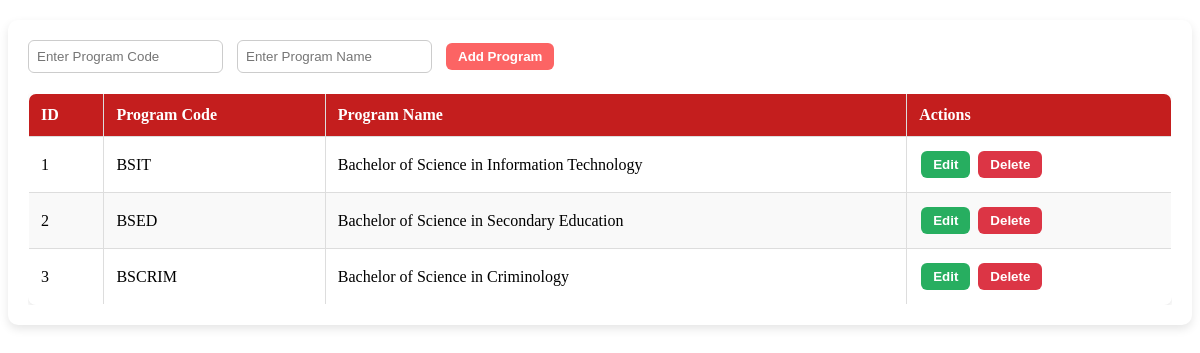
The app's page /registrar_pages/manage_program.php, older data.
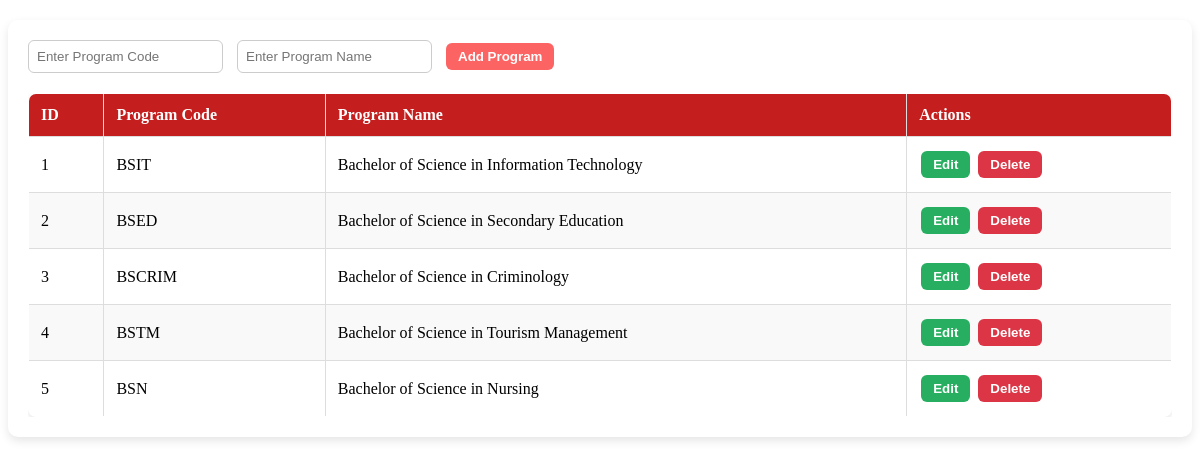
The same page, newer data.
### tables this page shows
CREATE TABLE `programs` (
  `id` int(11) NOT NULL,
  `program_code` varchar(50) NOT NULL,
  `program_name` varchar(100) NOT NULL
);

### registrar_pages/manage_program.php (the view, shortened to what this page needs)
<?php
require __DIR__ . '/../db_connect.php';
$edit_mode = false;
$edit_id = null;
$edit_code = "";
$edit_name = "";
$programs = $pdo->query("SELECT * FROM programs ORDER BY id ASC")->fetchAll(PDO::FETCH_ASSOC);
?>
<div class="container">
    <form method="POST" class="form-box">
        <input type="text" name="program_code" placeholder="Enter Program Code"
               value="<?= htmlspecialchars($edit_code); ?>" required>
        <input type="text" name="program_name" placeholder="Enter Program Name"
               value="<?= htmlspecialchars($edit_name); ?>" required>
        <?php if ($edit_mode): ?>
            <input type="hidden" name="id" value="<?= $edit_id; ?>">
            <button type="submit" name="update_program" class="btn btn-warning">Update Program</button>
            <a href="" class="btn btn-secondary">Cancel</a>
        <?php else: ?>
            <button type="submit" name="add_program" class="btn btn-primary">Add Program</button>
        <?php endif; ?>
    </form>
    <div class="table-box">
        <table class="styled-table">
            <thead>
                <tr>
                    <th>ID</th>
                    <th>Program Code</th>
                    <th>Program Name</th>
                    <th>Actions</th>
                </tr>
            </thead>
            <tbody>
            <?php foreach ($programs as $program): ?>
                <tr>
                    <td><?= $program['id']; ?></td>
                    <td><?= htmlspecialchars($program['program_code']); ?></td>
                    <td><?= htmlspecialchars($program['program_name']); ?></td>
                    <td>
                        <form method="POST" class="inline-form">
                            <button type="submit" name="edit_program" class="btn btn-info">Edit</button>
                        </form>
                        <form method="POST" class="inline-form">
                            <button type="submit" name="delete_program" class="btn btn-danger" onclick="return confirm('Are you sure you want to delete this program?')">Delete</button>
                        </form>
                    </td>
                </tr>
            <?php endforeach; ?>
            </tbody>
        </table>
    </div>
</div>

Row changes from the older to the newer data that the page shows:
added programs: id "4", program_code "BSTM", program_name "Bachelor of Science in Tourism Management"
added programs: id "5", program_code "BSN", program_name "Bachelor of Science in Nursing"
